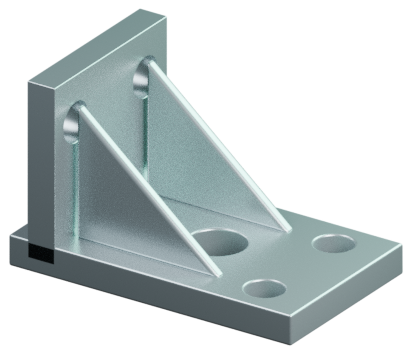
#> input picture ui/home/assets/bracket.png, 412 x 355 px; its folder holds 4 pictures in this run
$ python compress_home.py
#> lines starting #> are read from the running program, lines starting #| are printed output that depends on the picture
"""Offline packaging only; Pillow is not an application/build dependency."""
from pathlib import Path
from PIL import Image

for path in sorted(Path(__file__).parent.glob('*.png')):
    with Image.open(path) as image:
#> image is the input picture: PIL image 412x355 RGBA; mean R, G, B, A 61.1, 69.4, 70.1, 116.3
        if path.stem == 'hero':
            image.convert('RGB').save(path.with_suffix('.jpg'), quality=92, optimize=True)
            path.unlink()
        else:
            if image.mode != 'RGBA' or image.getchannel('A').getextrema() != (0, 255):
                raise ValueError(f'{path.name}: expected genuine transparent foreground')
            bounds = image.getchannel('A').getbbox()
#> bounds = (8, 8, 404, 347)
            if not bounds or bounds[0] < 1 or bounds[1] < 1 or bounds[2] >= image.width or bounds[3] >= image.height:
                raise ValueError(f'{path.name}: cropped subject; fix Blender framing')
            # Discard unused camera space, retaining a common transparent border.
            # This is lossless, does not resize geometry, and is idempotent.
            subject = image.crop(bounds)
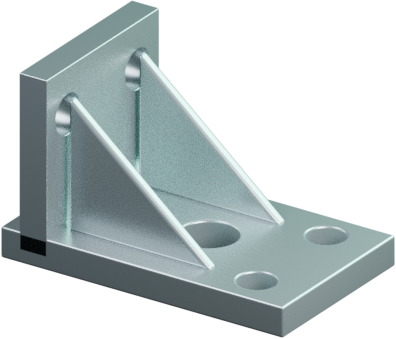
#> subject: PIL image 396x339 RGBA; mean R, G, B, A 66.6, 75.6, 76.4, 126.7; transparent parts drawn white
            foreground = Image.new('RGBA', (subject.width + 16, subject.height + 16))
#> foreground: PIL image 412x355 RGBA; every value is 0
            foreground.paste(subject, (8, 8))
            foreground.save(path, optimize=True, compress_level=9)
#> pass 2 of the loop `for path in sorted(Path(__file__).parent.glob('*.png')):`:
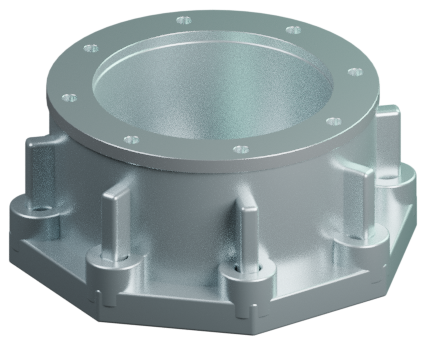
#> input picture ui/home/assets/housing.png, 426 x 345 px
#> image is the input picture: PIL image 426x345 RGBA; mean R, G, B, A 96.4, 107.7, 109.3, 185.7
#> bounds = (8, 8, 418, 337)
#> `subject = image.crop(bounds)`:
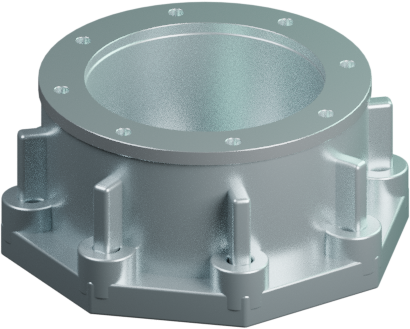
#> subject: PIL image 410x329 RGBA; mean R, G, B, A 105, 117.3, 119, 202.4; transparent parts drawn white
#> foreground: PIL image 426x345 RGBA; every value is 0
#> pass 3 of the loop `for path in sorted(Path(__file__).parent.glob('*.png')):`:
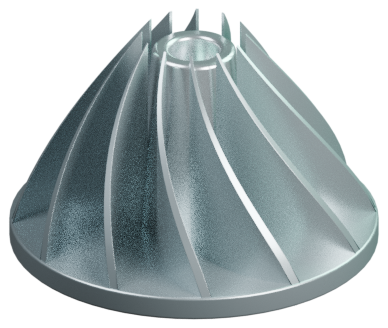
#> input picture ui/home/assets/rotor.png, 388 x 328 px
#> image is the input picture: PIL image 388x328 RGBA; mean R, G, B, A 76.3, 86.7, 88.8, 158.6
#> bounds = (8, 8, 380, 320)
#> `subject = image.crop(bounds)`:
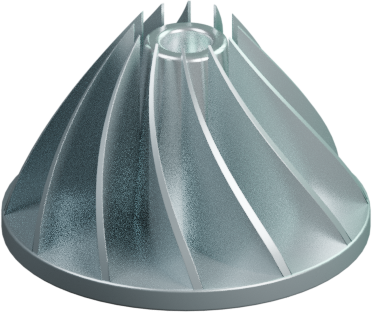
#> subject: PIL image 372x312 RGBA; mean R, G, B, A 83.6, 95, 97.4, 174; transparent parts drawn white
#> foreground: PIL image 388x328 RGBA; every value is 0
#> the loop made 4 passes; the first 3 are shown
